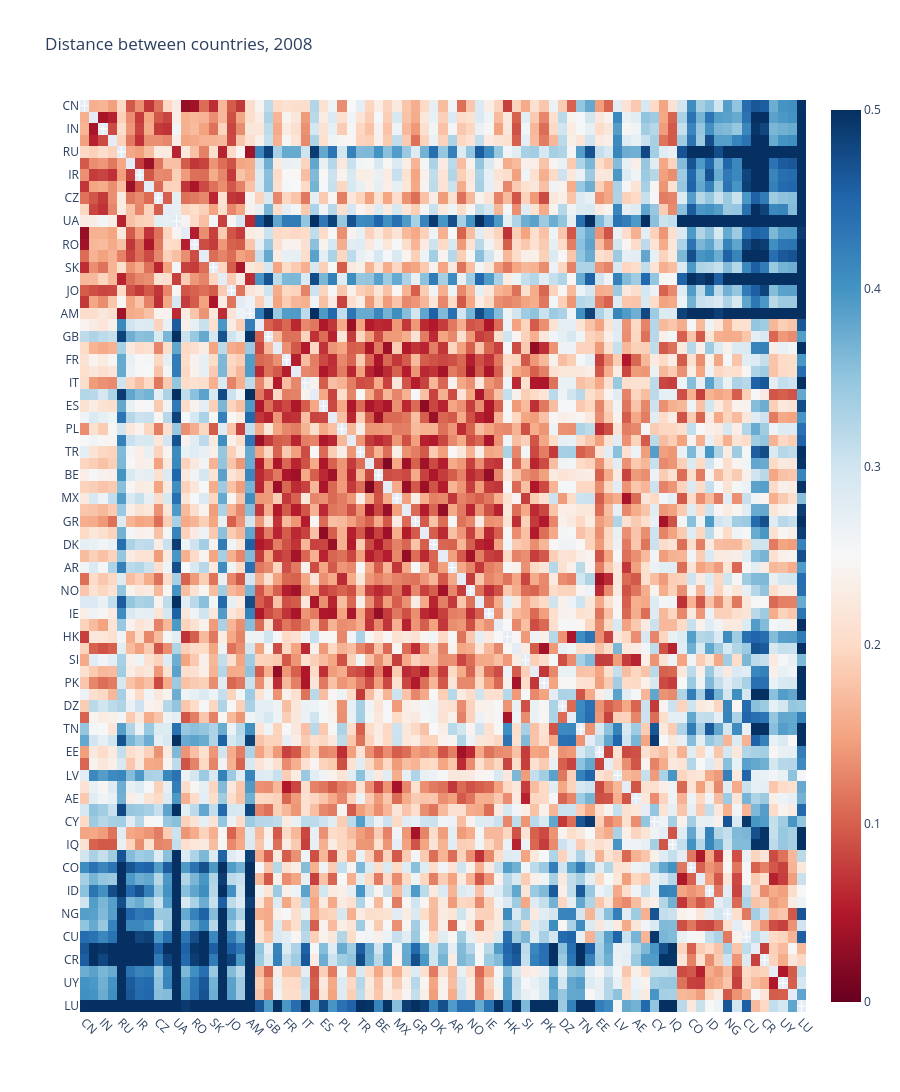

Notebook source saved alongside this figure:
### Code cell
country_labels = df_map.sort_values(["cluster", "total_articles"], ascending=[True, False])["alpha-2"].to_list()

uf.plotly_heatmap(
    df_example.loc[country_labels, country_labels],
    x_labels=country_labels,
    y_labels=country_labels,
    z_min=0, z_max=0.5,
    title=f"Distance between countries, {year}",
    x_type="country", y_type="country"
)

### Figure 1 — Plotly figure (JSON) as saved in the notebook; plotly's stock layout.template omitted (floating-point values rounded to 4 significant figures; data arrays with more than 128 entries replaced by an {"elided": "..."} marker saying what was removed)
{"data": [{"colorscale": [[0, "rgb(103,0,31)"], [0.1, "rgb(178,24,43)"], [0.2, "rgb(214,96,77)"], [0.3, "rgb(244,165,130)"], [0.4, "rgb(253,219,199)"], [0.5, "rgb(247,247,247)"], [0.6, "rgb(209,229,240)"], [0.7, "rgb(146,197,222)"], [0.8, "rgb(67,147,195)"], [0.9, "rgb(33,102,172)"], [1, "rgb(5,48,97)"]], "customdata": {"elided": "79x79x2 str values"}, "hovertemplate": "<b>X: </b>%{customdata[0]}<br><b>Y: </b>%{customdata[1]}<br><b>Z: </b> %{z:.3f}<br><extra></extra>", "type": "heatmap", "x": ["CN", "JP", "IN", "KR", "RU", "TW", "IR", "SG", "CZ", "EG", "UA", "MY", "RO", "BG", "SK", "BY", "JO", "BD", "AM", "US", "GB", "DE", "FR", "CA", "IT", "BR", "ES", "AU", "PL", "NL", "TR", "SE", "BE", "CH", "MX", "IL", "GR", "AT", "DK", "FI", "AR", "PT", "NO", "NZ", "IE", "HU", "HK", "TH", "SI", "RS", "PK", "SA", "DZ", "LT", "TN", "MA", "EE", "VN", "LV", "PR", "AE", "LB", "CY", "KW", "IQ", "ZA", "CO", "CL", "ID", "HR", "NG", "VE", "CU", "PE", "CR", "PH", "UY", "KE", "LU"], "y": ["CN", "JP", "IN", "KR", "RU", "TW", "IR", "SG", "CZ", "EG", "UA", "MY", "RO", "BG", "SK", "BY", "JO", "BD", "AM", "US", "GB", "DE", "FR", "CA", "IT", "BR", "ES", "AU", "PL", "NL", "TR", "SE", "BE", "CH", "MX", "IL", "GR", "AT", "DK", "FI", "AR", "PT", "NO", "NZ", "IE", "HU", "HK", "TH", "SI", "RS", "PK", "SA", "DZ", "LT", "TN", "MA", "EE", "VN", "LV", "PR", "AE", "LB", "CY", "KW", "IQ", "ZA", "CO", "CL", "ID", "HR", "NG", "VE", "CU", "PE", "CR", "PH", "UY", "KE", "LU"], "z": {"elided": "79x79 float values"}, "zmax": 0.5, "zmin": 0}], "layout": {"height": 1580, "title": {"text": "Distance between countries, 2008"}, "xaxis": {"automargin": true, "tickangle": 45}, "yaxis": {"automargin": true, "autorange": "reversed"}}}
